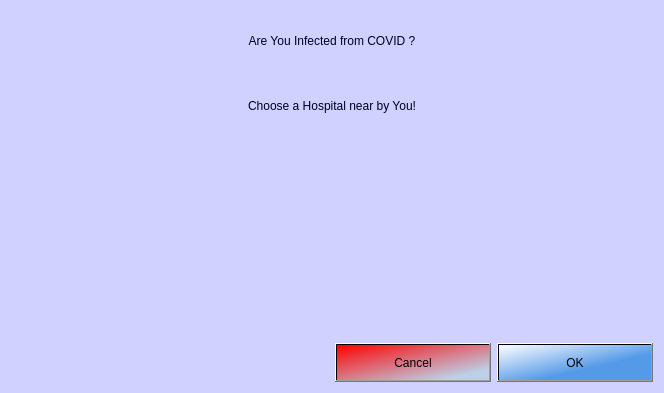
<?xml version="1.0" encoding="UTF-8"?>
<ui version="4.0">
 <class>ChooseHospitals</class>
 <widget class="QDialog" name="ChooseHospitals">
  <property name="geometry">
   <rect>
    <x>0</x>
    <y>0</y>
    <width>664</width>
    <height>393</height>
   </rect>
  </property>
  <property name="windowTitle">
   <string>Infected from COVID ?</string>
  </property>
  <property name="styleSheet">
   <string notr="true">background-color: rgb(208, 209, 255);</string>
  </property>
  <layout class="QGridLayout" name="gridLayout">
   <item row="6" column="1">
    <layout class="QHBoxLayout" name="horizontalLayout">
     <property name="topMargin">
      <number>20</number>
     </property>
     <item>
      <widget class="QPushButton" name="pushButton_cancel">
       <property name="sizePolicy">
        <sizepolicy hsizetype="Minimum" vsizetype="Preferred">
         <horstretch>0</horstretch>
         <verstretch>0</verstretch>
        </sizepolicy>
       </property>
       <property name="styleSheet">
        <string notr="true">background-color: qlineargradient(spread:reflect, x1:0, y1:0, x2:1, y2:1, stop:0 rgba(255, 0, 0, 255), stop:0.853933 rgba(188, 209, 232, 255));</string>
       </property>
       <property name="text">
        <string>Cancel</string>
       </property>
      </widget>
     </item>
     <item>
      <widget class="QPushButton" name="pushButton_ok">
       <property name="sizePolicy">
        <sizepolicy hsizetype="Minimum" vsizetype="Preferred">
         <horstretch>0</horstretch>
         <verstretch>0</verstretch>
        </sizepolicy>
       </property>
       <property name="styleSheet">
        <string notr="true">background-color: qlineargradient(spread:reflect, x1:0, y1:0, x2:1, y2:1, stop:0 rgba(255, 255, 255, 255), stop:0.629213 rgba(84, 154, 232, 255));</string>
       </property>
       <property name="text">
        <string>OK</string>
       </property>
      </widget>
     </item>
    </layout>
   </item>
   <item row="0" column="0" colspan="2">
    <widget class="QLabel" name="label_main">
     <property name="styleSheet">
      <string notr="true">color: rgb(0, 0, 34);
font: 25pt &quot;Arial Rounded MT Bold&quot;;
</string>
     </property>
     <property name="text">
      <string>Are You Infected from COVID ?</string>
     </property>
     <property name="alignment">
      <set>Qt::AlignCenter</set>
     </property>
    </widget>
   </item>
   <item row="3" column="0" rowspan="4">
    <widget class="QLabel" name="label_doctor">
     <property name="text">
      <string/>
     </property>
    </widget>
   </item>
   <item row="3" column="1" rowspan="3">
    <widget class="QLabel" name="label_safe">
     <property name="text">
      <string/>
     </property>
    </widget>
   </item>
   <item row="2" column="0" colspan="2">
    <widget class="QLabel" name="label_sub">
     <property name="styleSheet">
      <string notr="true">color: rgb(0, 0, 34);
font: 25pt &quot;Arial Rounded MT Bold&quot;;
</string>
     </property>
     <property name="text">
      <string>Choose a Hospital near by You!</string>
     </property>
     <property name="alignment">
      <set>Qt::AlignCenter</set>
     </property>
    </widget>
   </item>
  </layout>
 </widget>
 <resources/>
 <connections>
  <connection>
   <sender>pushButton_cancel</sender>
   <signal>clicked()</signal>
   <receiver>ChooseHospitals</receiver>
   <slot>close()</slot>
   <hints>
    <hint type="sourcelabel">
     <x>841</x>
     <y>657</y>
    </hint>
    <hint type="destinationlabel">
     <x>867</x>
     <y>602</y>
    </hint>
   </hints>
  </connection>
 </connections>
</ui>
